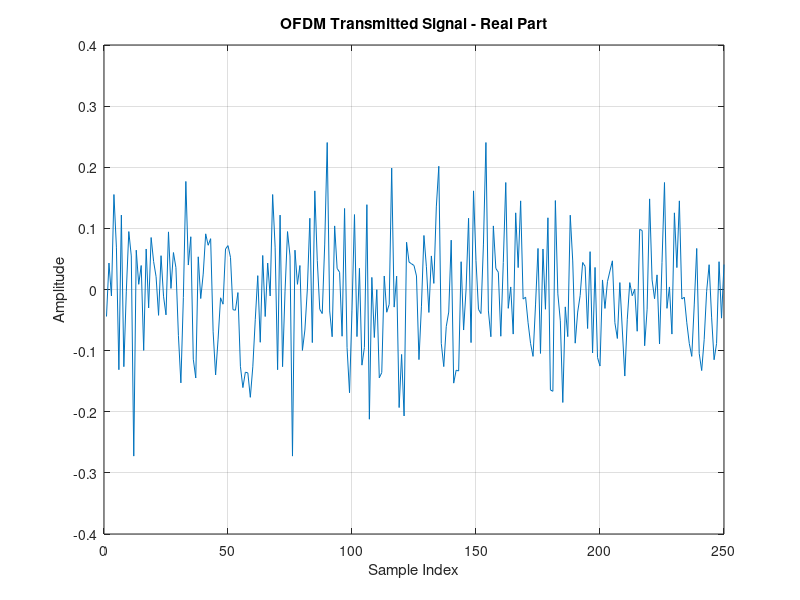
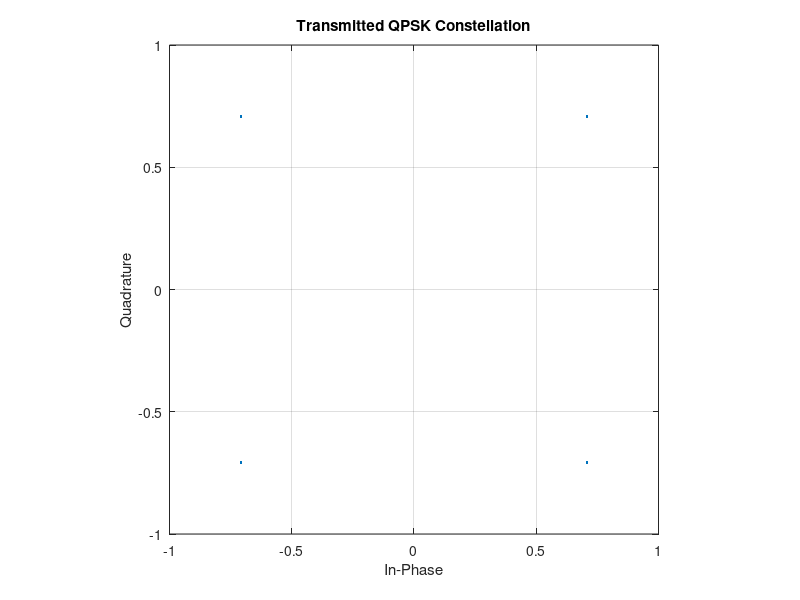
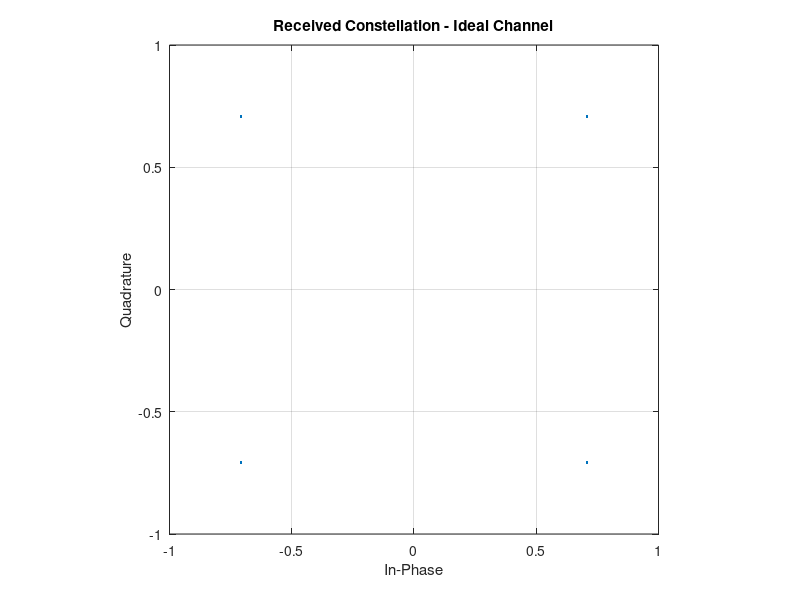
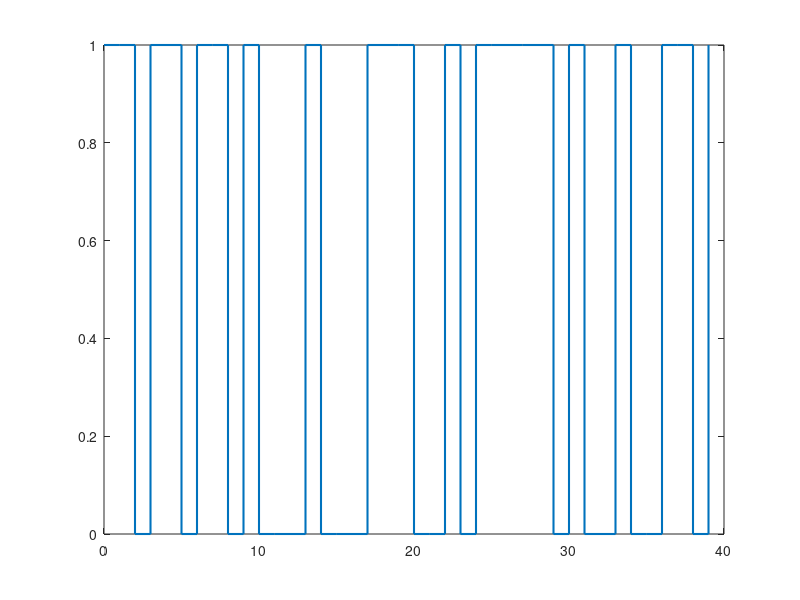

Write MATLAB code to recreate these figures, in order. (Note: this script raises an error after producing the figures.)

%% OFDM Transmitter and Receiver - Phase 1
% Project: OFDM-Based Wireless Transceiver with DSP Analysis
% Stage: Basic transmission through an ideal channel
% Requires: Base MATLAB only

clear;
clc;
close all;

%% STEP 1: System Parameters
Nfft = 64;          % Number of OFDM subcarriers
Ncp = 16;           % Cyclic prefix length
numOFDMSymbols = 100;

bitsPerSymbol = 2;  % QPSK carries 2 bits per symbol
numBits = Nfft * numOFDMSymbols * bitsPerSymbol;

fprintf('OFDM Phase 1 Simulation\n');
fprintf('-----------------------\n');

%% STEP 2: Generate Random Input Bits
txBits = randi([0 1], numBits, 1);

%% STEP 3: QPSK Modulation
% Map each pair of bits to a complex symbol.
bitPairs = reshape(txBits, 2, []);
I = 1 - 2*bitPairs(1,:);
Q = 1 - 2*bitPairs(2,:);

qpskSymbols = (I + 1j*Q) / sqrt(2);

% Arrange symbols across subcarriers.
X = reshape(qpskSymbols, Nfft, numOFDMSymbols);

%% STEP 4: IFFT - Frequency Domain to Time Domain
txTime = ifft(X, Nfft, 1);

%% STEP 5: Add Cyclic Prefix
% Copy the last Ncp samples to the beginning of each symbol.
cyclicPrefix = txTime(end-Ncp+1:end, :);
txFrame = [cyclicPrefix; txTime];

% Serialize the transmitted samples.
txSignal = txFrame(:);

%% STEP 6: Ideal Wireless Channel
% No noise, fading, or distortion in Phase 1.
rxSignal = txSignal;

%% STEP 7: Receiver - Reconstruct OFDM Frames
rxFrame = reshape(rxSignal, Nfft + Ncp, numOFDMSymbols);

% Remove the cyclic prefix.
rxTime = rxFrame(Ncp+1:end, :);

%% STEP 8: FFT - Time Domain to Frequency Domain
Y = fft(rxTime, Nfft, 1);

%% STEP 9: QPSK Demodulation
rxSymbols = Y(:);

rxI = real(rxSymbols) < 0;
rxQ = imag(rxSymbols) < 0;

rxBitPairs = [rxI.'; rxQ.'];
rxBits = rxBitPairs(:);

%% STEP 10: Evaluate Performance
numErrors = sum(txBits ~= rxBits);
BER = numErrors / numBits;

fprintf('FFT size              : %d\n', Nfft);
fprintf('Cyclic prefix length  : %d samples\n', Ncp);
fprintf('Number of OFDM symbols: %d\n', numOFDMSymbols);
fprintf('Total transmitted bits: %d\n', numBits);
fprintf('Bit errors            : %d\n', numErrors);
fprintf('Bit Error Rate (BER)  : %.6g\n', BER);

if numErrors == 0
    fprintf('PASS: All bits recovered correctly!\n');
else
    fprintf('CHECK: Errors detected. Inspect the receiver.\n');
end

%% STEP 11: Plot Results

% A. Transmitted time-domain waveform
figure;
plot(real(txSignal(1:250)));
grid on;
xlabel('Sample Index');
ylabel('Amplitude');
title('OFDM Transmitted Signal - Real Part');

% B. QPSK constellation at transmitter
figure;
plot(real(qpskSymbols(1:1000)), ...
     imag(qpskSymbols(1:1000)), '.');
grid on;
axis equal;
xlim([-1 1]);
ylim([-1 1]);
xlabel('In-Phase');
ylabel('Quadrature');
title('Transmitted QPSK Constellation');

% C. Received constellation
figure;
plot(real(rxSymbols(1:1000)), ...
     imag(rxSymbols(1:1000)), '.');
grid on;
axis equal;
xlim([-1 1]);
ylim([-1 1]);
xlabel('In-Phase');
ylabel('Quadrature');
title('Received Constellation - Ideal Channel');

% D. Compare the first 40 transmitted and received bits
figure;
stairs(0:39, txBits(1:40), 'LineWidth', 1.5);
hold on;
stairs(0:39, rxBits(1:40), '--', 'LineWidth', 1.5);
grid on;
ylim([-0.2 1.2]);
xlabel('Bit Index');
ylabel('Bit Value');
legend('Transmitted Bits', 'Received Bits');
title('Transmitted vs Received Bits');
